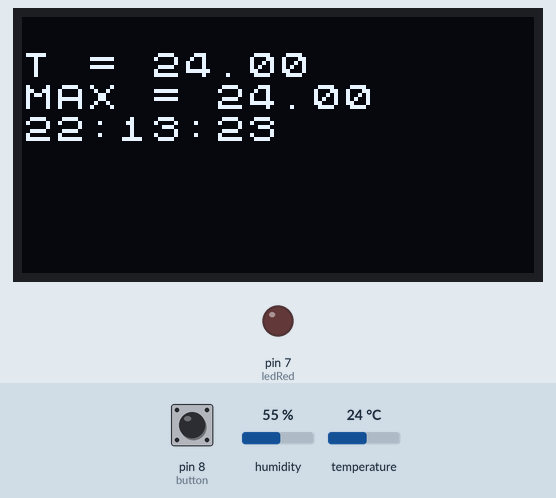
A sketch run on a simulated Arduino Uno, built with avr-gcc and run on an emulated ATmega328P. On the bench: 128×64 one-colour display, output pins drawn as LEDs (lit = HIGH). Inputs (shaded band) come from the test bench; at power-on: pin 8 (button) HIGH, temperature 24 °C, humidity 55 %. The local clock reads 2024-03-15 10:24:30 at power-on unless the sketch sets it; what the sketch prints to the serial monitor is not drawn.

Above: at 3.6 s.
3.7 s: pin 8 (button) pulled LOW for 0.15 s
At 5.4 s:
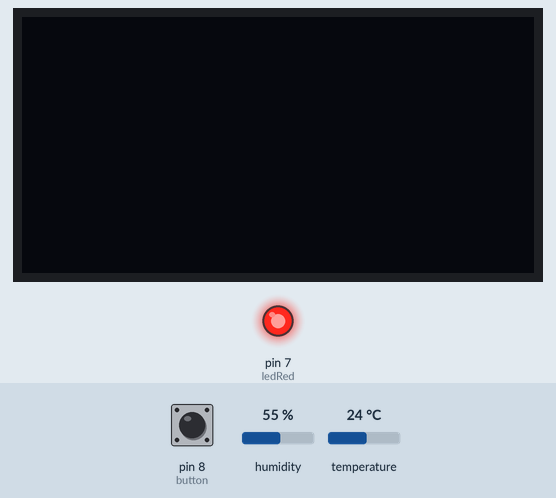
7.5 s: temperature set to 12 °C
At 9.9 s:
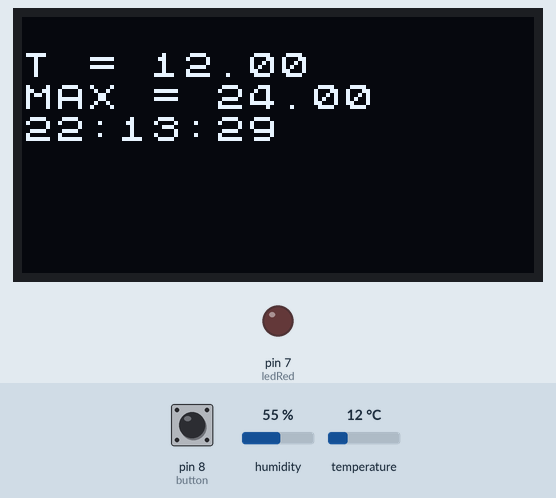
10.5 s: pin 8 (button) pulled LOW for 1 s
At 11.3 s:
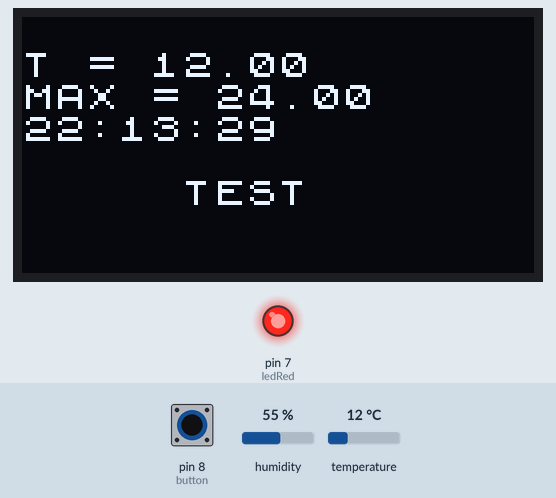
13.0 s: temperature set to 19 °C
At 15.8 s:
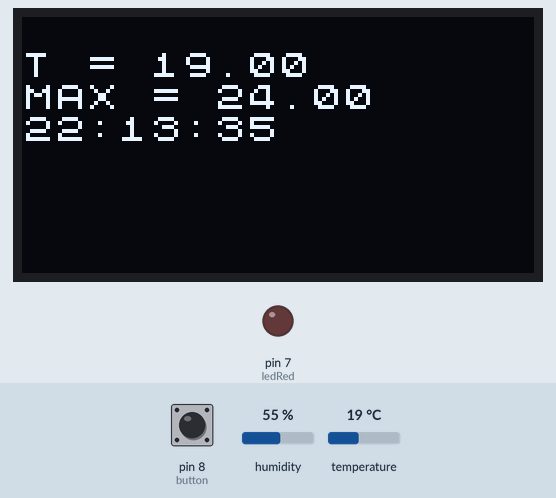
16.6 s: temperature set to 23.8 °C
At 19.2 s:
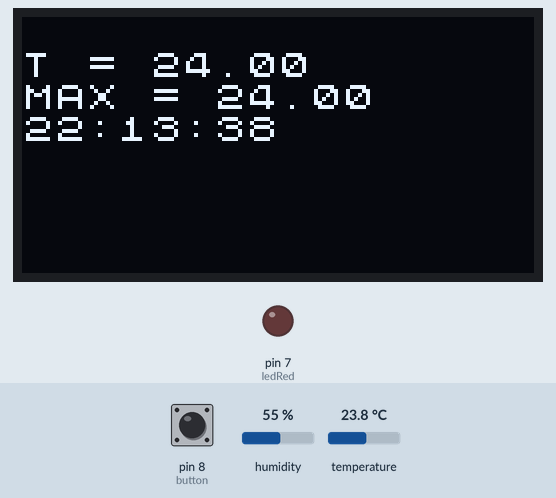
19.5 s: temperature set to 25.2 °C
At 21.6 s:
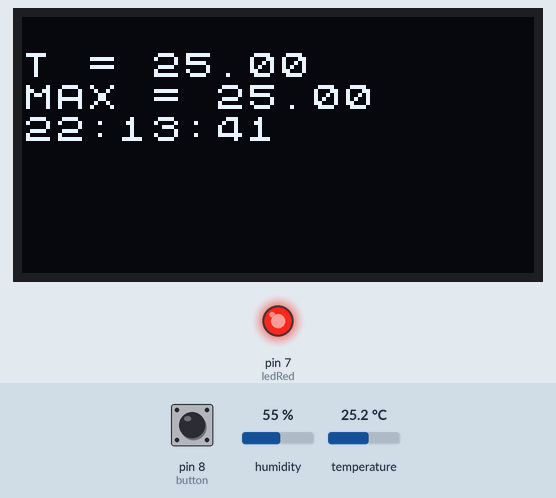
Timing chart, 0 to 23.1 s (numbered marks = the images above; inputs shaded):
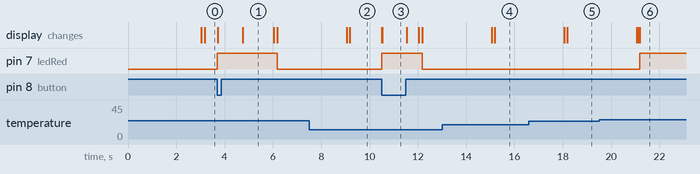

Measured:
- the behaviour switches between 24.4 and 24.5 °C on temperature (found by bisection; images 5 and 6)
- after the input at 3.7 s, pin 7 (ledRed): LOW → HIGH at once, → LOW 2.5 s later; the display: first changes at once (image 1 shows a later state)
- after the input at 7.5 s, the display: first changes after 1.6 s (image 2 shows a later state)
- after the input at 10.5 s, pin 7 (ledRed): LOW → HIGH at once, → LOW 1.7 s later; the display: first differs from a run without the input at once (image 3)
- after the input at 13.0 s, the display: first changes after 2.1 s (image 4 shows a later state)
- after the input at 16.6 s, the display: first changes after 1.5 s (image 5 shows a later state)
- after the input at 19.5 s, pin 7 (ledRed): LOW → HIGH after 1.7 s

The sketch:

project_code.ino
```cpp
#include <dht_nonblocking.h>
#define DHT_SENSOR_TYPE DHT_TYPE_11
#include <Arduino.h>
#include <U8x8lib.h>
#ifdef U8X8_HAVE_HW_SPI
#include <SPI.h>
#endif
#include <Wire.h>
#include <DS3231.h>

// Initialize DS3231 and RTC
DS3231 clock;
RTCDateTime dt;

// Define pins for the button and the red LED
int button = 8;
int ledRed = 7;
float maxTemperature = -100;

// Define the pin for the DHT sensor and initialize it
static const int DHT_SENSOR_PIN = 2;
DHT_nonblocking dht_sensor(DHT_SENSOR_PIN, DHT_SENSOR_TYPE);

// Initialize the OLED display
U8X8_SH1106_128X64_NONAME_HW_I2C u8x8(/* reset=*/U8X8_PIN_NONE);

// Setup function runs once at startup
void setup() {
  // Initialize serial communication for monitoring
  Serial.begin(9600);

  // Initialize the OLED display
  u8x8.begin();
  u8x8.setPowerSave(0); // Disable power-saving mode

  // Initialize and set the clock to the compilation time
  clock.begin();
  clock.setDateTime(__DATE__, __TIME__);

  // Configure pins for button and red LED
  pinMode(ledRed, OUTPUT);
  pinMode(button, INPUT_PULLUP); // Enable internal pull-up resistor for the button
}

/*
   Checks if a measurement is available and keeps the state machine alive.
   Returns true if a new measurement is obtained.
*/
static bool measure_environment(float *temperature, float *humidity) {
  static unsigned long measurement_timestamp = millis();

  // Measure every 4 seconds
  if (millis() - measurement_timestamp > 3000ul) {
    if (dht_sensor.measure(temperature, humidity) == true) {
      measurement_timestamp = millis();
      return true;
    }
  }
  return false;
}

// Main program loop
void loop() {
  float temperature;
  float humidity;

  // Check if the button is pressed
  if (digitalRead(button) == HIGH) {
    // Measure environmental data
    if (measure_environment(&temperature, &humidity) == true) {
      if (temperature > maxTemperature) {
        maxTemperature = temperature;
      }

      // Display temperature, humidity, and time on the OLED display
      u8x8.setFont(u8x8_font_chroma48medium8_r);
      u8x8.setCursor(0, 1);
      Serial.print("T = ");
      u8x8.print("T = ");
      Serial.print(temperature, 1);
      u8x8.print(temperature);
      Serial.print("H = ");
      Serial.print(humidity, 1);
      Serial.println("%");

      u8x8.setCursor(0, 2);
      u8x8.print("MAX = ");
      u8x8.print(maxTemperature);

      // Display the current time
      u8x8.setCursor(0, 3);
      dt = clock.getDateTime();
      u8x8.print(dt.hour);
      u8x8.print(":");
      u8x8.print(dt.minute);
      u8x8.print(":");
      u8x8.print(dt.second);
      u8x8.println("");

      // Check if temperature exceeds 24°C and control the red LED accordingly
      if (temperature > 24) {
        digitalWrite(ledRed, HIGH); // Turn on red LED
      } else {
        digitalWrite(ledRed, LOW); // Turn off red LED
      }
    }

    // If the button is not pressed
    if (digitalRead(button) == LOW) {
      // Turn on the red LED and display "TEST" on OLED for 1 second
      digitalWrite(ledRed, HIGH);
      u8x8.setCursor(5, 5);
      u8x8.print("TEST");
      delay(1000);
      u8x8.clear(); // Clear the OLED display
    }
  }
}
```
